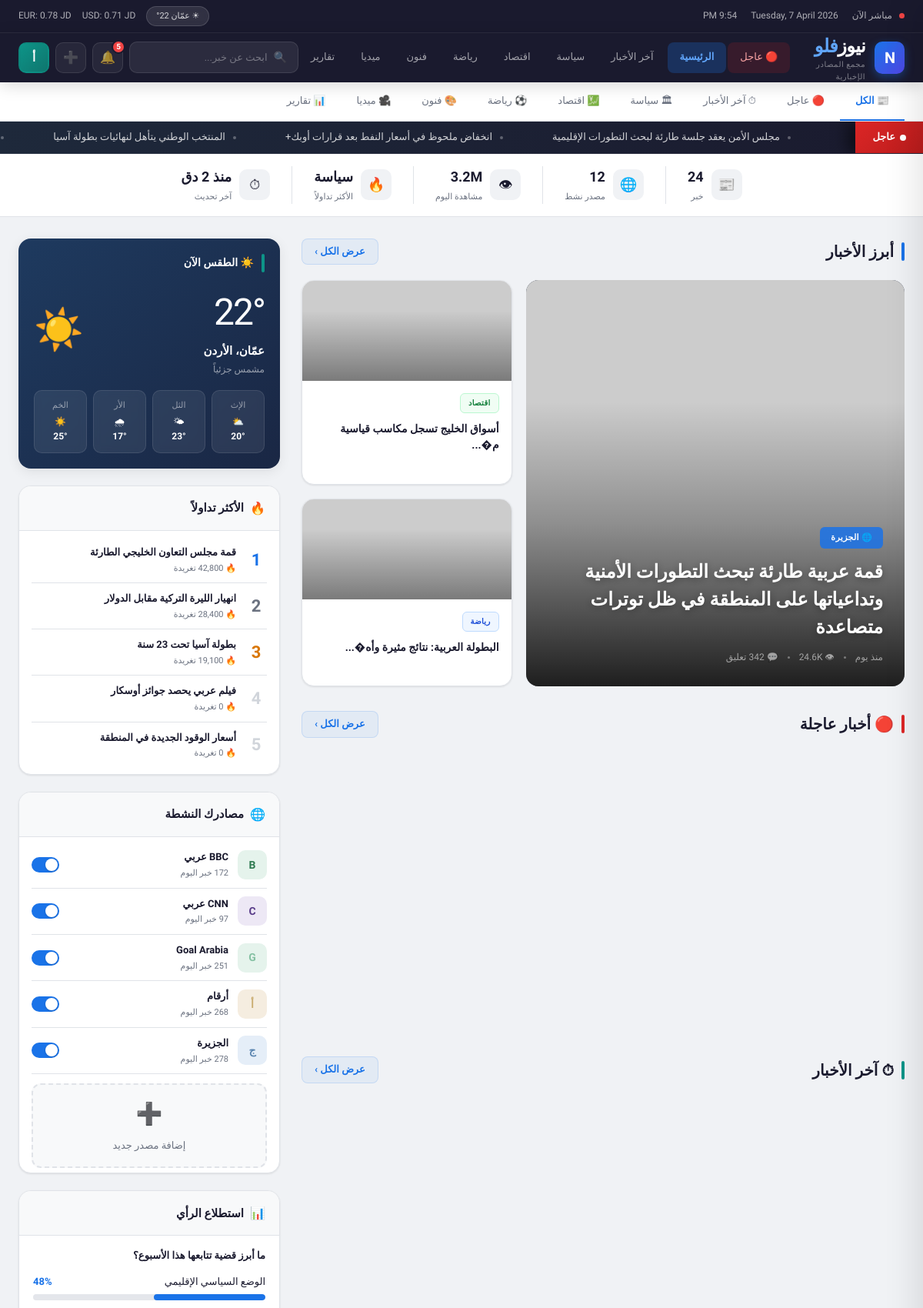
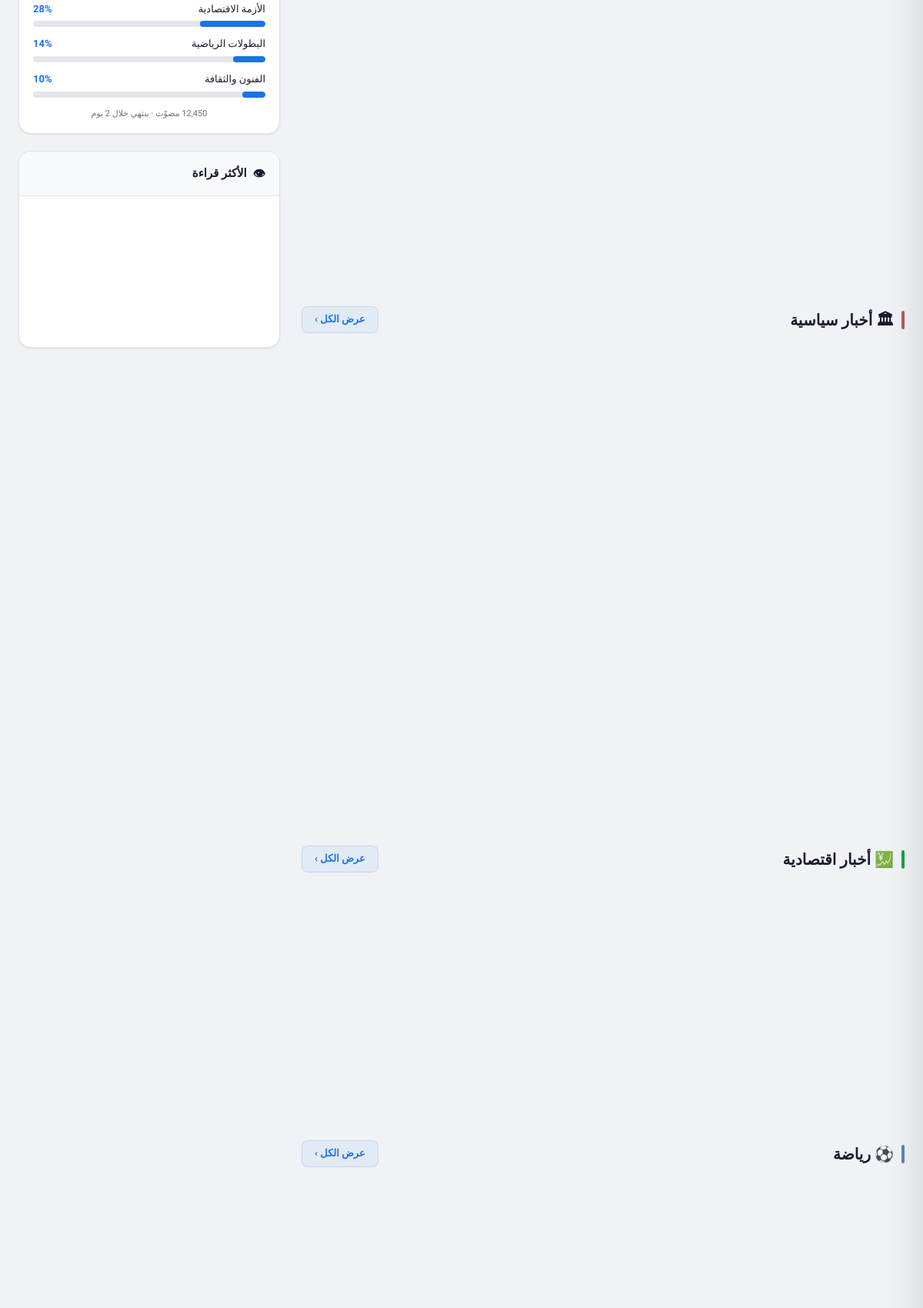
The page / (upper part) on the database its author committed (2 pictures, top to bottom).
### tables this page shows
CREATE TABLE IF NOT EXISTS `ticker_items` (
  `id` int(11) NOT NULL AUTO_INCREMENT,
  `text` varchar(500) NOT NULL,
  `is_active` tinyint(1) DEFAULT 1,
  `sort_order` int(11) DEFAULT 0,
  `created_at` timestamp DEFAULT CURRENT_TIMESTAMP,
  PRIMARY KEY (`id`)
);

CREATE TABLE IF NOT EXISTS `articles` (
  `id` int(11) NOT NULL AUTO_INCREMENT,
  `title` varchar(500) NOT NULL,
  `slug` varchar(500) NOT NULL,
  `excerpt` text DEFAULT NULL,
  `content` longtext DEFAULT NULL,
  `image_url` varchar(500) DEFAULT NULL,
  `source_url` varchar(1000) DEFAULT NULL,
  `category_id` int(11) DEFAULT NULL,
  `source_id` int(11) DEFAULT NULL,
  `is_featured` tinyint(1) DEFAULT 0,
  `is_breaking` tinyint(1) DEFAULT 0,
  `is_hero` tinyint(1) DEFAULT 0,
  `view_count` int(11) DEFAULT 0,
  `comments` int(11) DEFAULT 0,
  `status` enum('published','draft','archived') DEFAULT 'published',
  `published_at` timestamp DEFAULT CURRENT_TIMESTAMP,
  `created_at` timestamp DEFAULT CURRENT_TIMESTAMP,
  `updated_at` timestamp DEFAULT CURRENT_TIMESTAMP ON UPDATE CURRENT_TIMESTAMP,
  PRIMARY KEY (`id`),
  KEY `category_id` (`category_id`),
  KEY `source_id` (`source_id`),
  KEY `status` (`status`),
  KEY `is_breaking` (`is_breaking`),
  KEY `is_featured` (`is_featured`),
  KEY `published_at` (`published_at`),
  CONSTRAINT `fk_article_category` FOREIGN KEY (`category_id`) REFERENCES `categories` (`id`) ON DELETE SET NULL,
  CONSTRAINT `fk_article_source` FOREIGN KEY (`source_id`) REFERENCES `sources` (`id`) ON DELETE SET NULL
);

CREATE TABLE IF NOT EXISTS `sources` (
  `id` int(11) NOT NULL AUTO_INCREMENT,
  `name` varchar(200) NOT NULL,
  `slug` varchar(200) NOT NULL,
  `logo_letter` varchar(5) DEFAULT NULL,
  `logo_color` varchar(20) DEFAULT '#5a85b0',
  `logo_bg` varchar(20) DEFAULT '#e5eef8',
  `url` varchar(500) DEFAULT NULL,
  `rss_url` varchar(500) DEFAULT NULL,
  `is_active` tinyint(1) DEFAULT 1,
  `articles_today` int(11) DEFAULT 0,
  `created_at` timestamp DEFAULT CURRENT_TIMESTAMP,
  PRIMARY KEY (`id`),
  UNIQUE KEY `slug` (`slug`)
);

CREATE TABLE IF NOT EXISTS `categories` (
  `id` int(11) NOT NULL AUTO_INCREMENT,
  `name` varchar(100) NOT NULL,
  `slug` varchar(100) NOT NULL,
  `icon` varchar(10) DEFAULT NULL,
  `css_class` varchar(50) DEFAULT NULL,
  `sort_order` int(11) DEFAULT 0,
  `is_active` tinyint(1) DEFAULT 1,
  `created_at` timestamp DEFAULT CURRENT_TIMESTAMP,
  PRIMARY KEY (`id`),
  UNIQUE KEY `slug` (`slug`)
);

CREATE TABLE IF NOT EXISTS `trends` (
  `id` int(11) NOT NULL AUTO_INCREMENT,
  `title` varchar(300) NOT NULL,
  `tweet_count` int(11) DEFAULT 0,
  `search_count` int(11) DEFAULT 0,
  `sort_order` int(11) DEFAULT 0,
  `is_active` tinyint(1) DEFAULT 1,
  `created_at` timestamp DEFAULT CURRENT_TIMESTAMP,
  PRIMARY KEY (`id`)
);

CREATE TABLE IF NOT EXISTS `polls` (
  `id` int(11) NOT NULL AUTO_INCREMENT,
  `question` varchar(500) NOT NULL,
  `is_active` tinyint(1) DEFAULT 1,
  `total_votes` int(11) DEFAULT 0,
  `expires_at` datetime DEFAULT NULL,
  `created_at` timestamp DEFAULT CURRENT_TIMESTAMP,
  PRIMARY KEY (`id`)
);

CREATE TABLE IF NOT EXISTS `poll_options` (
  `id` int(11) NOT NULL AUTO_INCREMENT,
  `poll_id` int(11) NOT NULL,
  `text` varchar(300) NOT NULL,
  `votes` int(11) DEFAULT 0,
  `percentage` decimal(5,2) DEFAULT 0,
  `color` varchar(20) DEFAULT 'var(--accent)',
  `sort_order` int(11) DEFAULT 0,
  PRIMARY KEY (`id`),
  KEY `poll_id` (`poll_id`),
  CONSTRAINT `fk_poll_option` FOREIGN KEY (`poll_id`) REFERENCES `polls` (`id`) ON DELETE CASCADE
);

### index.php (the view, shortened to what the rows shown need)
<?php
require_once __DIR__ . '/includes/functions.php';
$heroArticles = getHeroArticles();
$poll = getActivePoll();
$trends = getTrends();
$sources = getActiveSources();
$tickerItems = getTickerItems();
?><!DOCTYPE html>
<html lang="ar" dir="rtl">
<head>
</head>
<body>
<div class="ticker-wrap">
  <div class="ticker-content">
    <?php foreach ($tickerItems as $item): ?>
      <div class="ticker-item"><?php echo e($item['text']); ?></div>
    <?php endforeach; ?>
  </div>
</div>
<div class="main-layout">
  <div class="main-col">
    <div class="hero-grid">
      <?php if (!empty($heroArticles)): ?>
        <?php $first = true; ?>
        <?php foreach ($heroArticles as $article): ?>
          <?php if ($first): ?>
            <a class="hero-main" href="article.php?id=<?php echo (int)$article['id']; ?>">
              <div class="img-wrap">
                <img src="<?php echo e($article['image_url'] ?? 'https://picsum.photos/seed/news1/800/500'); ?>" alt="">
              </div>
              <div class="hero-overlay">
                <div class="source-badge">🌐 <?php echo e($article['source_name']); ?></div>
                <div class="hero-title"><?php echo e($article['title']); ?></div>
                <div class="meta">
                  <span><?php echo timeAgo($article['published_at']); ?></span>
                  <span class="meta-dot"></span>
                  <span>👁 <?php echo formatViews($article['view_count']); ?></span>
                  <span class="meta-dot"></span>
                  <span>💬 <?php echo number_format($article['comments'] ?? 0); ?> تعليق</span>
                </div>
              </div>
            </a>
            <?php $first = false; ?>
          <?php else: ?>
            <a class="hero-side" href="article.php?id=<?php echo (int)$article['id']; ?>">
              <div class="hero-side-img">
                <img src="<?php echo e($article['image_url'] ?? 'https://picsum.photos/seed/news' . rand(1,10) . '/400/200'); ?>" alt="" style="width:100%;height:100%;object-fit:cover;">
              </div>
              <div class="hero-side-body">
                <div class="card-cat <?php echo $article['css_class'] ?? 'cat-political'; ?>"><?php echo e($article['cat_name']); ?></div>
                <h3><?php echo e(substr($article['title'], 0, 60) . '...'); ?></h3>
                <div class="meta" style="margin-top:6px"><span><?php echo timeAgo($article['published_at']); ?></span><span class="meta-dot"></span><span>👁 <?php echo formatViews($article['view_count']); ?></span></div>
              </div>
            </a>
          <?php endif; ?>
        <?php endforeach; ?>
      <?php endif; ?>
    </div>
  </div>
  <div class="sidebar">
    <div class="sidebar-widget">
      <div class="widget-body" style="padding:8px 16px">
        <?php $trendNum = 1; ?>
        <?php foreach ($trends as $trend): ?>
          <div class="trend-item">
            <div class="trend-num"><?php echo $trendNum; ?></div>
            <div>
              <div class="trend-title"><?php echo e($trend['title']); ?></div>
              <div class="trend-heat">🔥 <?php echo number_format($trend['tweet_count']); ?> تغريدة</div>
            </div>
          </div>
          <?php $trendNum++; ?>
        <?php endforeach; ?>
      </div>
    </div>
    <div class="sidebar-widget">
      <div class="widget-body" style="padding:6px 16px">
        <?php foreach (array_slice($sources, 0, 5) as $source): ?>
          <div class="source-item">
            <div class="source-logo" style="background:<?php echo e($source['logo_bg']); ?>;color:<?php echo e($source['logo_color']); ?>"><?php echo e($source['logo_letter']); ?></div>
            <div class="source-info">
              <div class="source-name"><?php echo e($source['name']); ?></div>
              <div class="source-count"><?php echo rand(50, 300); ?> خبر اليوم</div>
            </div>
            <div class="source-toggle" onclick="this.classList.toggle('off')"></div>
          </div>
        <?php endforeach; ?>
      </div>
    </div>
    <?php if ($poll): ?>
      <div class="sidebar-widget">
        <div class="widget-header"><span class="icon">📊</span>استطلاع الرأي</div>
        <div class="widget-body">
          <div style="font-size:13px;font-weight:600;margin-bottom:14px;line-height:1.5"><?php echo e($poll['question']); ?></div>
          <?php $totalVotes = array_sum(array_column($poll['options'], 'votes')); ?>
          <?php foreach ($poll['options'] as $option): ?>
            <?php $percentage = $totalVotes > 0 ? round(($option['votes'] / $totalVotes) * 100) : 0; ?>
            <div class="poll-option">
              <div class="poll-label"><span><?php echo e($option['text']); ?></span><span style="color:var(--accent);font-weight:700"><?php echo $percentage; ?>%</span></div>
              <div class="poll-bar"><div class="poll-fill" style="width:<?php echo $percentage; ?>%;background:var(--accent)"></div></div>
            </div>
          <?php endforeach; ?>
          <div style="font-size:11px;color:var(--muted);margin-top:10px;text-align:center"><?php echo number_format($totalVotes); ?> مصوّت · ينتهي خلال 2 يوم</div>
        </div>
      </div>
    <?php endif; ?>
  </div>
</div>
</body>
</html>

### rows shown on the page
ticker_items: text "مجلس الأمن يعقد جلسة طارئة لبحث التطورات الإقليمية"
ticker_items: text "انخفاض ملحوظ في أسعار النفط بعد قرارات أوبك+"
ticker_items: text "المنتخب الوطني يتأهل لنهائيات بطولة آسيا"
articles: source.name "الجزيرة", title "قمة عربية طارئة تبحث التطورات الأمنية وتداعياتها على المنطقة في ظل توترات متصاعدة", published_at "منذ يوم", view_count "24.6K"
articles: category.name "اقتصاد", title "أسواق الخليج تسجل مكاسب قياسية م�..."
articles: category.name "رياضة", title "البطولة العربية: نتائج مثيرة وأه�..."
trends: title "قمة مجلس التعاون الخليجي الطارئة", tweet_count "42,800"
trends: title "انهيار الليرة التركية مقابل الدولار", tweet_count "28,400"
trends: title "بطولة آسيا تحت 23 سنة", tweet_count "19,100"
trends: title "فيلم عربي يحصد جوائز أوسكار"
trends: title "أسعار الوقود الجديدة في المنطقة"
sources: logo_letter "B", name "BBC عربي"
sources: logo_letter "C", name "CNN عربي"
sources: logo_letter "G", name "Goal Arabia"
sources: logo_letter "أ", name "أرقام"
sources: logo_letter "ج", name "الجزيرة"
polls: question "ما أبرز قضية تتابعها هذا الأسبوع؟"
poll_options: text "الوضع السياسي الإقليمي", percentage "48"
poll_options: text "الأزمة الاقتصادية", percentage "28"
poll_options: text "البطولات الرياضية", percentage "14"
poll_options: text "الفنون والثقافة", percentage "10"

### other values the page prints
$unreadCount "5"
$totalArticles "24"
$totalSources "12"
